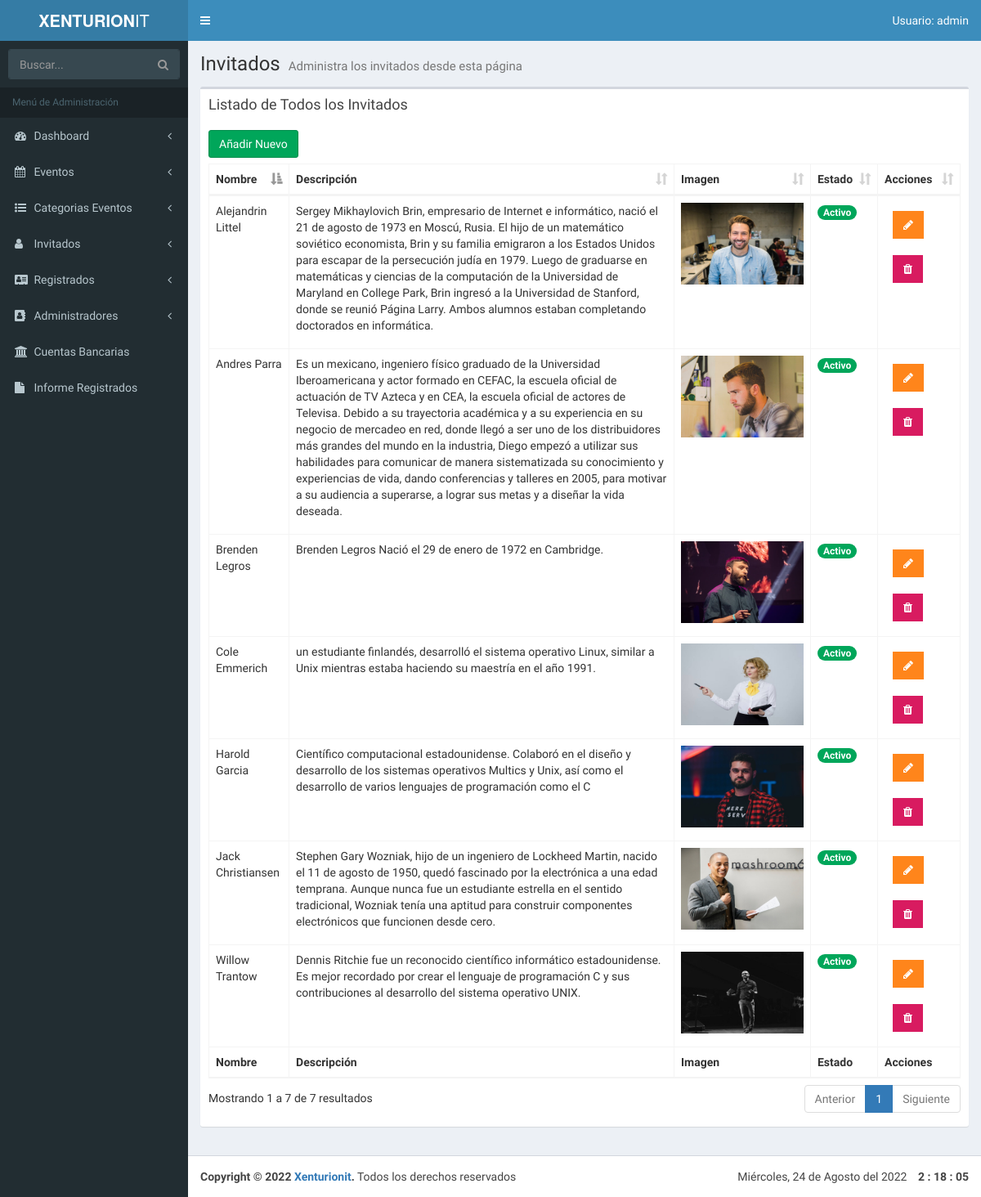
The app's page /admin/lista-invitados.php (signed in) with its own data.
### tables this page shows
CREATE TABLE `invitados` (
  `invitado_id` tinyint(4) NOT NULL AUTO_INCREMENT,
  `nombre_invitado` varchar(30) NOT NULL,
  `apellido_invitado` varchar(30) NOT NULL,
  `descripcion` text NOT NULL,
  `url_imagen` varchar(50) NOT NULL,
  `editado` datetime NOT NULL,
  `url_facebook` varchar(200) DEFAULT NULL,
  `url_twitter` varchar(200) DEFAULT NULL,
  `url_instagram` varchar(200) DEFAULT NULL,
  `estado_invitado` tinyint(1) DEFAULT NULL,
  PRIMARY KEY (`invitado_id`)
);

### admin/lista-invitados.php (the view, shortened to what this page needs)
<?php
include_once 'funciones/funciones.php';
include_once 'templates/header.php'; ?>
<body class="hold-transition skin-blue fixed sidebar-mini">
<div class="wrapper">
    <?php include_once 'templates/barra.php'; ?>
    <?php include_once 'templates/navegacion.php'; ?>
    <div class="content-wrapper">
        <section class="content-header">
            <h1>
                Invitados
                <small>Administra los invitados desde esta página</small>
            </h1>
        </section>
        <section class="content">
            <div class="row">
                <div class="col-xs-12">
                    <div class="box">
                        <div class="box-header">
                            <h3 class="box-title">Listado de Todos los Invitados</h3>
                        </div>
                        <div class="box-body">
                            <a href="nuevo-invitado.php" class="btn btn-success">Añadir Nuevo</a>
                            <table id="registros" class="table table-bordered table-hover">
                                <thead>
                                <tr>
                                    <th>Nombre</th>
                                    <th>Descripción</th>
                                    <th>Imagen</th>
                                    <th>Estado</th>
                                    <?php if ($_SESSION['nivel'] == 1): ?>
                                        <th>Acciones</th>
                                    <?php endif; ?>
                                </tr>
                                </thead>
                                <tbody>
                                <?php
                                try {
                                    $sql = "SELECT * FROM invitados WHERE estado_invitado = 1";
                                    $resultado = $conn->query($sql);
                                } catch (Exception $e) {
                                    $error = $e->getMessage();
                                }
                                while ($invitado = $resultado->fetch_assoc()) { ?>
                                    <tr>
                                        <td><?php echo $invitado['nombre_invitado'] . " " . $invitado['apellido_invitado']; ?></td>
                                        <td><p><?php echo $invitado['descripcion']; ?></p></td>
                                        <td>
                                            <?php if (($invitado['url_imagen'])) { ?>
                                                <img src="../img/invitados/<?php echo $invitado['url_imagen']; ?>"
                                                     width="150" height="100">
                                            <?php } ?>
                                        </td>
                                        <td>
                                            <?php
                                            $estado = $invitado['estado_invitado'];
                                            if ($estado == 1):
                                                echo ' ' . '<span class="badge bg-green">Activo</span>';
                                            else:
                                                echo ' ' . '<span class="badge bg-red">Inactivo</span>';
                                            endif;
                                            ?>
                                        </td>
                                        <?php if ($_SESSION['nivel'] == 1): ?>
                                            <td>
                                                <a href="editar-invitado.php?id=<?php echo $invitado['invitado_id']; ?>"
                                                   type="button" class="btn bg-orange btn-flat margin">
                                                    <i class="fa fa-pencil" aria-hidden="true"></i></a>
                                                <a href="#" data-id="<?php echo $invitado['invitado_id']; ?>"
                                                   data-tipo="invitado" type="button"
                                                   class="btn bg-maroon btn-flat margin borrar_registro">
                                                    <i class="fa fa-trash" aria-hidden="true"></i></a>
                                            </td>
                                        <?php endif; ?>
                                    </tr>
                                <?php } ?>
                                </tbody>
                                <tfoot>
                                <tr>
                                    <th>Nombre</th>
                                    <th>Descripción</th>
                                    <th>Imagen</th>
                                    <th>Estado</th>
                                    <?php if ($_SESSION['nivel'] == 1): ?>
                                        <th>Acciones</th>
                                    <?php endif; ?>
                                </tr>
                                </tfoot>
                            </table>
                        </div>
                    </div>
                </div>
            </div>
        </section>
    </div>
    <?php
    include_once 'templates/footer.php';
    include_once 'templates/footer-scripts.php';
    ?>

### records on screen
invitados: nombre_invitado "Willow", apellido_invitado "Trantow", descripcion "Dennis Ritchie fue un reconocido científico informático estadounidense. Es mejor recordado por crear el lenguaje de programación C y sus contribuciones al desarrollo del sistema operativo UNIX.", url_imagen (picture), estado_invitado "Activo"
invitados: nombre_invitado "Cole", apellido_invitado "Emmerich", descripcion "un estudiante finlandés, desarrolló el sistema operativo Linux, similar a Unix mientras estaba haciendo su maestría en el año 1991.", url_imagen (picture), estado_invitado "Activo"
invitados: nombre_invitado "Brenden", apellido_invitado "Legros", descripcion "Brenden Legros Nació el 29 de enero de 1972 en Cambridge.", url_imagen (picture), estado_invitado "Activo"
invitados: nombre_invitado "Jack", apellido_invitado "Christiansen", descripcion "Stephen Gary Wozniak, hijo de un ingeniero de Lockheed Martin, nacido el 11 de agosto de 1950, quedó fascinado por la electrónica a una edad temprana. Aunque nunca fue un estudiante estrella en el sentido tradicional, Wozniak tenía una aptitud para construir componentes electrónicos que funcionen desde cero.", url_imagen (picture), estado_invitado "Activo"
invitados: nombre_invitado "Harold", apellido_invitado "Garcia", descripcion "Científico computacional estadounidense. Colaboró en el diseño y desarrollo de los sistemas operativos Multics y Unix, así como el desarrollo de varios lenguajes de programación como el C", url_imagen (picture), estado_invitado "Activo"
invitados: nombre_invitado "Alejandrin", apellido_invitado "Littel", descripcion "Sergey Mikhaylovich Brin, empresario de Internet e informático, nació el 21 de agosto de 1973 en Moscú, Rusia. El hijo de un matemático soviético economista, Brin y su familia emigraron a los Estados Unidos para escapar de la persecución judía en 1979. Luego de graduarse en matemáticas y ciencias de la computación de la Universidad de Maryland en College Park, Brin ingresó a la Universidad de Stanford, donde se reunió Página Larry. Ambos alumnos estaban completando doctorados en informática.", url_imagen (picture), estado_invitado "Activo"
invitados: nombre_invitado "Andres", apellido_invitado "Parra", descripcion "Es un mexicano, ingeniero físico graduado de la Universidad Iberoamericana y actor formado en CEFAC, la escuela oficial de actuación de TV Azteca y en CEA, la escuela oficial de actores de Televisa. Debido a su trayectoria académica y a su experiencia en su negocio de mercadeo en red, donde llegó a ser uno de los distribuidores más grandes del mundo en la industria, Diego empezó a utilizar sus habilidades para comunicar de manera sistematizada su conocimiento y experiencias de vida, dando conferencias y talleres en 2005, para motivar a su audiencia a superarse, a lograr sus metas y a diseñar la vida deseada.", url_imagen (picture), estado_invitado "Activo"

### other values on screen
$usuario "admin"
